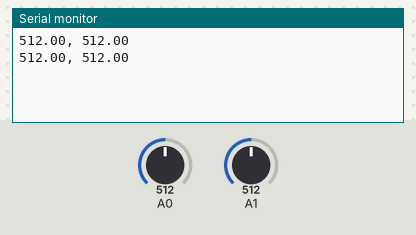
Recording of a sketch running on a simulated Arduino Uno, built with avr-gcc and run on an emulated ATmega328P. Shown: the last lines printed to the serial monitor. Inputs (shaded band) come from the test bench; at power-on: A0 = 512, A1 = 512.

Above: at 9.8 s.
9.9 s: A0 set to 716
At 18.7 s:
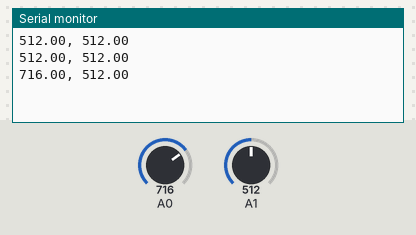
18.9 s: A1 set to 716
At 27.6 s:
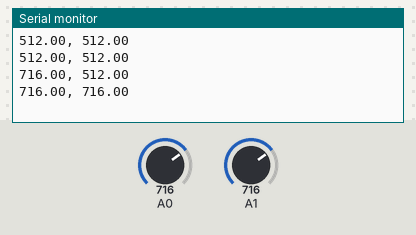
27.9 s: A0 set to 900
At 36.7 s:
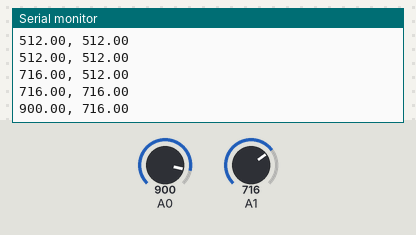
36.9 s: A1 set to 900
At 46.1 s:
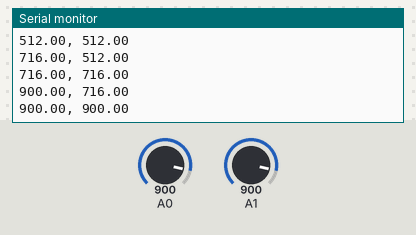
Timing chart, 0 to 46.9 s (numbered marks = the images above; inputs shaded):
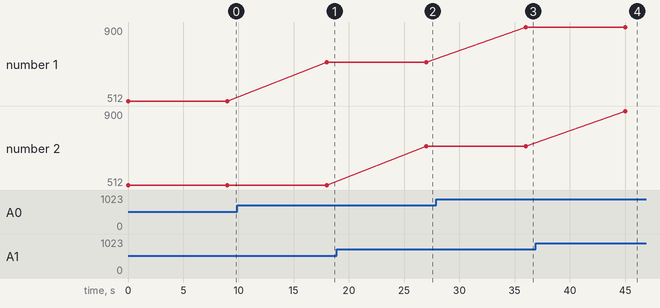

Measured:
- after the input at 9.9 s, the serial monitor: prints a new line after 8.1 s (image 1)
- after the input at 18.9 s, the serial monitor: prints a new line after 8.1 s (image 2)
- after the input at 27.9 s, the serial monitor: prints a new line after 8.1 s (image 3)
- after the input at 36.9 s, the serial monitor: prints a new line after 8.1 s (image 4)
- plotted number 1: 512 → 716 after the input at 9.9 s, 716 → 900 after the input at 27.9 s

The sketch:

SlaveArduino.ino
```cpp
void setup() {
  // put your setup code here, to run once:
  Serial.begin(115200);
}

void loop() {
  // put your main code here, to run repeatedly:
  float turbidity = analogRead(A1);
  float sat = analogRead(A0);
  String turbs = String(turbidity);
  String sats = String(sat);
  Serial.println(sats + ", " + turbs);
  delay(9000);
}
```
